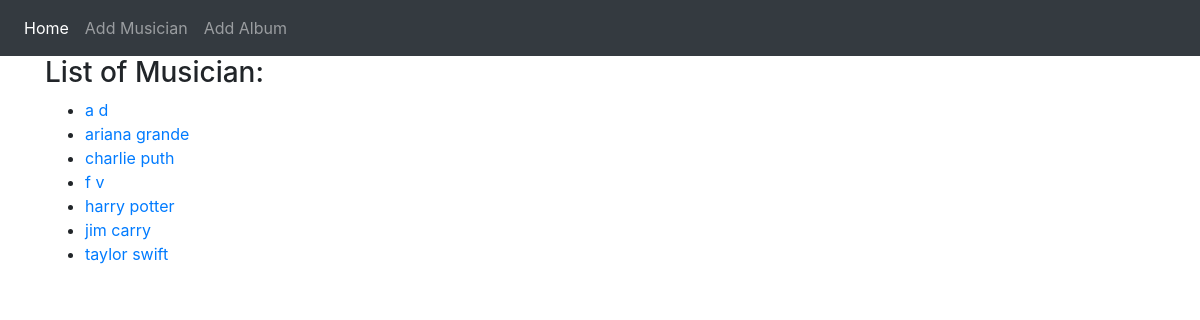
The page / on the database its author committed.
### First_app/models.py (models this page shows, shortened)
class Musician(models.Model):
    first_name = models.CharField(max_length = 50, null = True)
    last_name = models.CharField(max_length = 50, blank = True)
    instruments = models.CharField(max_length = 100)

### First_app/views.py (the view)
# urls.py: path('', views.index, name='index'),
def index(request):
    musician_list = Musician.objects.order_by('first_name')
    diction = {'title':"Home page", 'musician_list':musician_list}
    return render(request, 'First_app/index.html', context=diction)

### templates/First_app/index.html (shortened to what this page needs)
<!DOCTYPE html>
{% extends "First_app/base.html" %}
{% block body_block %}
<h3>List of Musician:</h3>
<ul>
  {% if musician_list %}
  {% for musician in musician_list %}
    <li><a href=" {% url 'First_app:album_list' artist_id=musician.id %} ">{{ musician.first_name }} {{ musician.last_name }}</a></li>
  {% endfor %}
  {% else %}
  <h4>There is no musician in the list</h4>
  {% endif %}
</ul>
{%  endblock %}
{% load static %}

### templates/First_app/base.html (shortened to what this page needs)
<!DOCTYPE html>
<html lang="en" dir="ltr">
<head>
  <link rel="stylesheet" href="https://maxcdn.bootstrapcdn.com/bootstrap/4.4.1/css/bootstrap.min.css">
</head>
<body>
  <nav class="navbar navbar-expand-sm bg-dark navbar-dark">
  <ul class="navbar-nav">
    <li class="nav-item active">
      <a class="nav-link" href="{% url 'First_app:index' %}">Home</a>
    </li>
    <li class="nav-item">
      <a class="nav-link" href="{% url 'First_app:musician_form' %}">Add Musician</a>
    </li>
    <li class="nav-item">
      <a class="nav-link" href="{% url 'First_app:album_form' %}">Add Album</a>
    </li>
  </ul>
</nav>
<div class="container">
{% block body_block %}
{% endblock %}
</div>
</body>
</html>

### rows shown on the page
Musician: first_name "a", last_name "d"
Musician: first_name "ariana", last_name "grande"
Musician: first_name "charlie", last_name "puth"
Musician: first_name "f", last_name "v"
Musician: first_name "harry", last_name "potter"
Musician: first_name "jim", last_name "carry"
Musician: first_name "taylor", last_name "swift"
